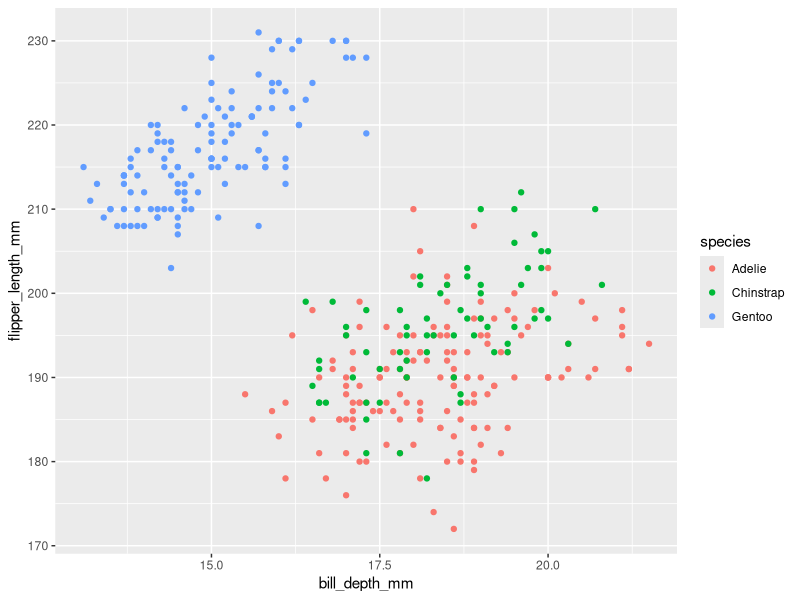
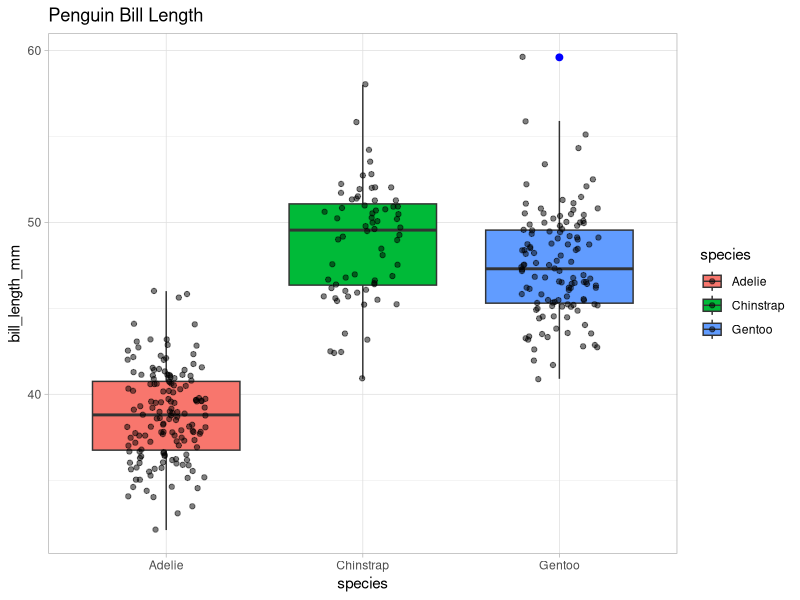

Source code (R) for these figures, in order:
## ---- chunk 1
library(tidyverse)
library(palmerpenguins)
data(package = "palmerpenguins")

ggplot(penguins, aes(x = bill_depth_mm, y = flipper_length_mm, color = species)) +
    geom_point()
## ---- chunk 2
ggplot(penguins, aes(x = species, y = bill_length_mm, fill=species)) +
geom_boxplot(outlier.colour = "blue", outlier.size = 2) +
geom_jitter(width=0.2, alpha = 0.5) +
labs(title="Penguin Bill Length") +
theme_light()
